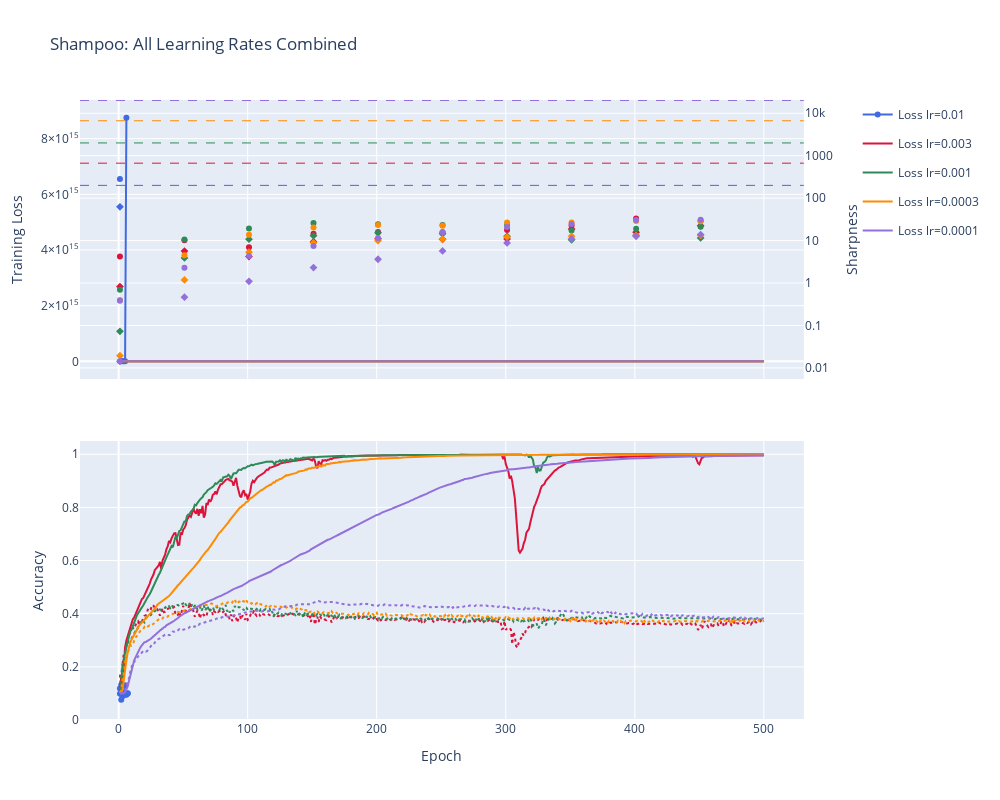

This figure's notebook cell:
### Code cell
plot_all_training_combined(md, out)

### Figure 1 — Plotly figure (JSON) as saved in the notebook; plotly's stock layout.template omitted (floating-point values rounded to 4 significant figures; data arrays with more than 128 entries replaced by an {"elided": "..."} marker saying what was removed)
{"data": [{"legendgroup": "0.01", "line": {"color": "royalblue", "width": 2}, "name": "Loss lr=0.01", "type": "scatter", "x": [1, 2, 3, 4, 5, 6, 7], "xaxis": "x", "y": [0.1033, 6.065, 1.618, 384.8, 390500.0, 8753000000000000.0, Infinity], "yaxis": "y"}, {"connectgaps": false, "legendgroup": "0.01", "line": {"color": "royalblue", "dash": "dot", "width": 1}, "marker": {"color": "royalblue", "size": 6}, "mode": "markers+lines", "name": "Sharpness H lr=0.01", "showlegend": false, "type": "scatter", "x": [1, 2, 3, 4, 5, 6, 7], "xaxis": "x", "y": [282.1, NaN, NaN, NaN, NaN, NaN, NaN], "yaxis": "y2"}, {"connectgaps": false, "legendgroup": "0.01", "line": {"color": "royalblue", "dash": "dash", "width": 1}, "marker": {"color": "royalblue", "size": 6, "symbol": "diamond"}, "mode": "markers+lines", "name": "Sharpness A lr=0.01", "showlegend": false, "type": "scatter", "x": [1, 2, 3, 4, 5, 6, 7], "xaxis": "x", "y": [62.5, NaN, NaN, NaN, NaN, NaN, NaN], "yaxis": "y2"}, {"legendgroup": "0.01", "line": {"color": "royalblue", "width": 2}, "name": "Train Acc lr=0.01", "showlegend": false, "type": "scatter", "x": [1, 2, 3, 4, 5, 6, 7], "xaxis": "x2", "y": [0.0992, 0.1324, 0.089, 0.1008, 0.1296, 0.0948, 0.1006], "yaxis": "y3"}, {"legendgroup": "0.01", "line": {"color": "royalblue", "dash": "dot", "width": 2}, "name": "Test Acc lr=0.01", "showlegend": false, "type": "scatter", "x": [1, 2, 3, 4, 5, 6, 7], "xaxis": "x2", "y": [0.119, 0.076, 0.102, 0.131, 0.095, 0.099, 0.1], "yaxis": "y3"}, {"legendgroup": "0.003", "line": {"color": "crimson", "width": 2}, "name": "Loss lr=0.003", "type": "scatter", "x": {"elided": "500 int values"}, "xaxis": "x", "y": {"elided": "500 float values"}, "yaxis": "y"}, {"connectgaps": false, "legendgroup": "0.003", "line": {"color": "crimson", "dash": "dot", "width": 1}, "marker": {"color": "crimson", "size": 6}, "mode": "markers+lines", "name": "Sharpness H lr=0.003", "showlegend": false, "type": "scatter", "x": {"elided": "500 int values"}, "xaxis": "x", "y": {"elided": "500 float values"}, "yaxis": "y2"}, {"connectgaps": false, "legendgroup": "0.003", "line": {"color": "crimson", "dash": "dash", "width": 1}, "marker": {"color": "crimson", "size": 6, "symbol": "diamond"}, "mode": "markers+lines", "name": "Sharpness A lr=0.003", "showlegend": false, "type": "scatter", "x": {"elided": "500 int values"}, "xaxis": "x", "y": {"elided": "500 float values"}, "yaxis": "y2"}, {"legendgroup": "0.003", "line": {"color": "crimson", "width": 2}, "name": "Train Acc lr=0.003", "showlegend": false, "type": "scatter", "x": {"elided": "500 int values"}, "xaxis": "x2", "y": {"elided": "500 float values"}, "yaxis": "y3"}, {"legendgroup": "0.003", "line": {"color": "crimson", "dash": "dot", "width": 2}, "name": "Test Acc lr=0.003", "showlegend": false, "type": "scatter", "x": {"elided": "500 int values"}, "xaxis": "x2", "y": {"elided": "500 float values"}, "yaxis": "y3"}, {"legendgroup": "0.001", "line": {"color": "seagreen", "width": 2}, "name": "Loss lr=0.001", "type": "scatter", "x": {"elided": "500 int values"}, "xaxis": "x", "y": {"elided": "500 float values"}, "yaxis": "y"}, {"connectgaps": false, "legendgroup": "0.001", "line": {"color": "seagreen", "dash": "dot", "width": 1}, "marker": {"color": "seagreen", "size": 6}, "mode": "markers+lines", "name": "Sharpness H lr=0.001", "showlegend": false, "type": "scatter", "x": {"elided": "500 int values"}, "xaxis": "x", "y": {"elided": "500 float values"}, "yaxis": "y2"}, {"connectgaps": false, "legendgroup": "0.001", "line": {"color": "seagreen", "dash": "dash", "width": 1}, "marker": {"color": "seagreen", "size": 6, "symbol": "diamond"}, "mode": "markers+lines", "name": "Sharpness A lr=0.001", "showlegend": false, "type": "scatter", "x": {"elided": "500 int values"}, "xaxis": "x", "y": {"elided": "500 float values"}, "yaxis": "y2"}, {"legendgroup": "0.001", "line": {"color": "seagreen", "width": 2}, "name": "Train Acc lr=0.001", "showlegend": false, "type": "scatter", "x": {"elided": "500 int values"}, "xaxis": "x2", "y": {"elided": "500 float values"}, "yaxis": "y3"}, {"legendgroup": "0.001", "line": {"color": "seagreen", "dash": "dot", "width": 2}, "name": "Test Acc lr=0.001", "showlegend": false, "type": "scatter", "x": {"elided": "500 int values"}, "xaxis": "x2", "y": {"elided": "500 float values"}, "yaxis": "y3"}, {"legendgroup": "0.0003", "line": {"color": "darkorange", "width": 2}, "name": "Loss lr=0.0003", "type": "scatter", "x": {"elided": "500 int values"}, "xaxis": "x", "y": {"elided": "500 float values"}, "yaxis": "y"}, {"connectgaps": false, "legendgroup": "0.0003", "line": {"color": "darkorange", "dash": "dot", "width": 1}, "marker": {"color": "darkorange", "size": 6}, "mode": "markers+lines", "name": "Sharpness H lr=0.0003", "showlegend": false, "type": "scatter", "x": {"elided": "500 int values"}, "xaxis": "x", "y": {"elided": "500 float values"}, "yaxis": "y2"}, {"connectgaps": false, "legendgroup": "0.0003", "line": {"color": "darkorange", "dash": "dash", "width": 1}, "marker": {"color": "darkorange", "size": 6, "symbol": "diamond"}, "mode": "markers+lines", "name": "Sharpness A lr=0.0003", "showlegend": false, "type": "scatter", "x": {"elided": "500 int values"}, "xaxis": "x", "y": {"elided": "500 float values"}, "yaxis": "y2"}, {"legendgroup": "0.0003", "line": {"color": "darkorange", "width": 2}, "name": "Train Acc lr=0.0003", "showlegend": false, "type": "scatter", "x": {"elided": "500 int values"}, "xaxis": "x2", "y": {"elided": "500 float values"}, "yaxis": "y3"}, {"legendgroup": "0.0003", "line": {"color": "darkorange", "dash": "dot", "width": 2}, "name": "Test Acc lr=0.0003", "showlegend": false, "type": "scatter", "x": {"elided": "500 int values"}, "xaxis": "x2", "y": {"elided": "500 float values"}, "yaxis": "y3"}, {"legendgroup": "0.0001", "line": {"color": "mediumpurple", "width": 2}, "name": "Loss lr=0.0001", "type": "scatter", "x": {"elided": "500 int values"}, "xaxis": "x", "y": {"elided": "500 float values"}, "yaxis": "y"}, {"connectgaps": false, "legendgroup": "0.0001", "line": {"color": "mediumpurple", "dash": "dot", "width": 1}, "marker": {"color": "mediumpurple", "size": 6}, "mode": "markers+lines", "name": "Sharpness H lr=0.0001", "showlegend": false, "type": "scatter", "x": {"elided": "500 int values"}, "xaxis": "x", "y": {"elided": "500 float values"}, "yaxis": "y2"}, {"connectgaps": false, "legendgroup": "0.0001", "line": {"color": "mediumpurple", "dash": "dash", "width": 1}, "marker": {"color": "mediumpurple", "size": 6, "symbol": "diamond"}, "mode": "markers+lines", "name": "Sharpness A lr=0.0001", "showlegend": false, "type": "scatter", "x": {"elided": "500 int values"}, "xaxis": "x", "y": {"elided": "500 float values"}, "yaxis": "y2"}, {"legendgroup": "0.0001", "line": {"color": "mediumpurple", "width": 2}, "name": "Train Acc lr=0.0001", "showlegend": false, "type": "scatter", "x": {"elided": "500 int values"}, "xaxis": "x2", "y": {"elided": "500 float values"}, "yaxis": "y3"}, {"legendgroup": "0.0001", "line": {"color": "mediumpurple", "dash": "dot", "width": 2}, "name": "Test Acc lr=0.0001", "showlegend": false, "type": "scatter", "x": {"elided": "500 int values"}, "xaxis": "x2", "y": {"elided": "500 float values"}, "yaxis": "y3"}], "layout": {"height": 800, "legend": {"x": 1.01, "y": 1}, "margin": {"r": 150}, "shapes": [{"line": {"color": "royalblue", "dash": "dash", "width": 1}, "type": "line", "x0": 0, "x1": 1, "xref": "x domain", "y0": 200, "y1": 200, "yref": "y2"}, {"line": {"color": "crimson", "dash": "dash", "width": 1}, "type": "line", "x0": 0, "x1": 1, "xref": "x domain", "y0": 666.7, "y1": 666.7, "yref": "y2"}, {"line": {"color": "seagreen", "dash": "dash", "width": 1}, "type": "line", "x0": 0, "x1": 1, "xref": "x domain", "y0": 2000, "y1": 2000, "yref": "y2"}, {"line": {"color": "darkorange", "dash": "dash", "width": 1}, "type": "line", "x0": 0, "x1": 1, "xref": "x domain", "y0": 6667.0, "y1": 6667.0, "yref": "y2"}, {"line": {"color": "mediumpurple", "dash": "dash", "width": 1}, "type": "line", "x0": 0, "x1": 1, "xref": "x domain", "y0": 20000, "y1": 20000, "yref": "y2"}], "title": {"text": "Shampoo: All Learning Rates Combined"}, "width": 1000, "xaxis": {"anchor": "y", "autorange": true, "domain": [0, 0.94], "matches": "x2", "range": [-29.99, 531.0], "showticklabels": false, "type": "linear"}, "xaxis2": {"anchor": "y3", "autorange": true, "domain": [0, 0.94], "range": [-29.99, 531.0], "title": {"text": "Epoch"}, "type": "linear"}, "yaxis": {"anchor": "x", "autorange": true, "domain": [0.55, 1], "range": [-636000000000000.0, 9388886733740586], "title": {"text": "Training Loss"}, "type": "linear"}, "yaxis2": {"anchor": "x", "autorange": true, "overlaying": "y", "range": [-2.262, 4.313], "side": "right", "title": {"text": "Sharpness"}, "type": "log"}, "yaxis3": {"anchor": "x2", "domain": [0, 0.45], "range": [0, 1.05], "title": {"text": "Accuracy"}, "type": "linear"}}}
